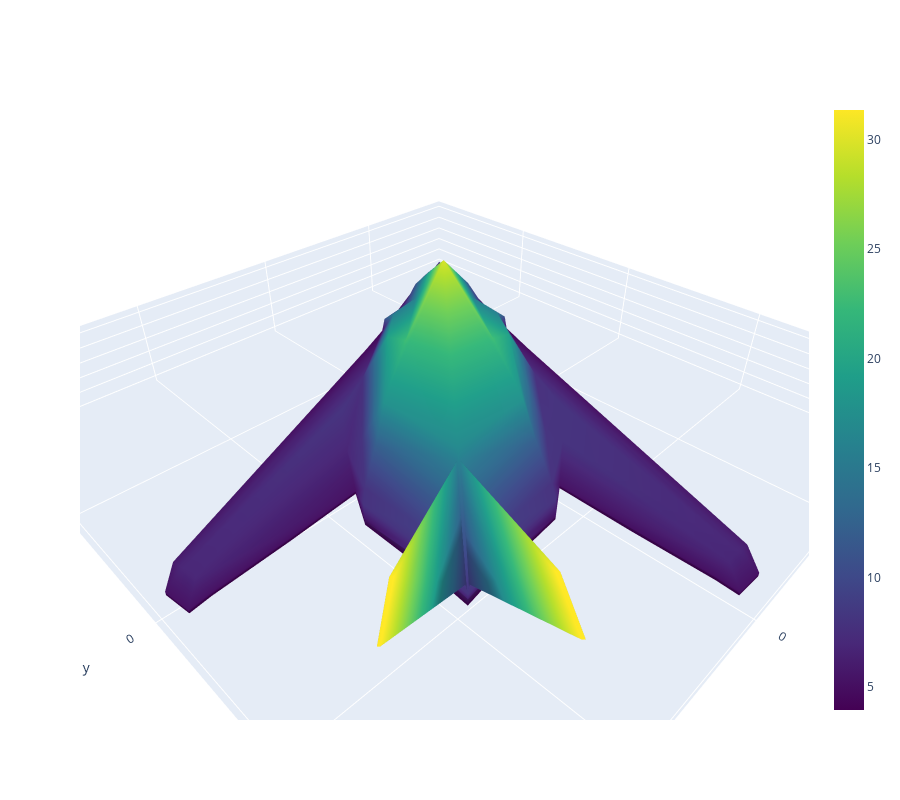

Notebook code cell kept with this figure:
### Code cell
import plotly.graph_objs as go
from IPython.display import Image

ms = pymeshlab.MeshSet()
ms.load_new_mesh(target['model'])
t_mesh = ms.current_mesh()
v_matrix = np.array(t_mesh.vertex_matrix())
f_matrix = np.array(t_mesh.face_matrix())

fig = go.Figure()
fig.add_trace(go.Mesh3d(x=v_matrix[:, 0],
                        y=v_matrix[:, 1],
                        z=v_matrix[:, 2],
                        i=f_matrix[:, 0],
                        j=f_matrix[:, 1],
                        k=f_matrix[:, 2],
                        intensity=v_matrix[:, 2],
                        colorscale='Viridis'
                        ))
fig['layout']['scene']['aspectmode'] = "data"
fig['layout']['height'] = 800

# uncomment this to display interactive plot
fig.show()

# display static image to reduce size on radarsimx.com
# img_bytes = fig.to_image(format="jpg", scale=2)
# display(Image(img_bytes))
